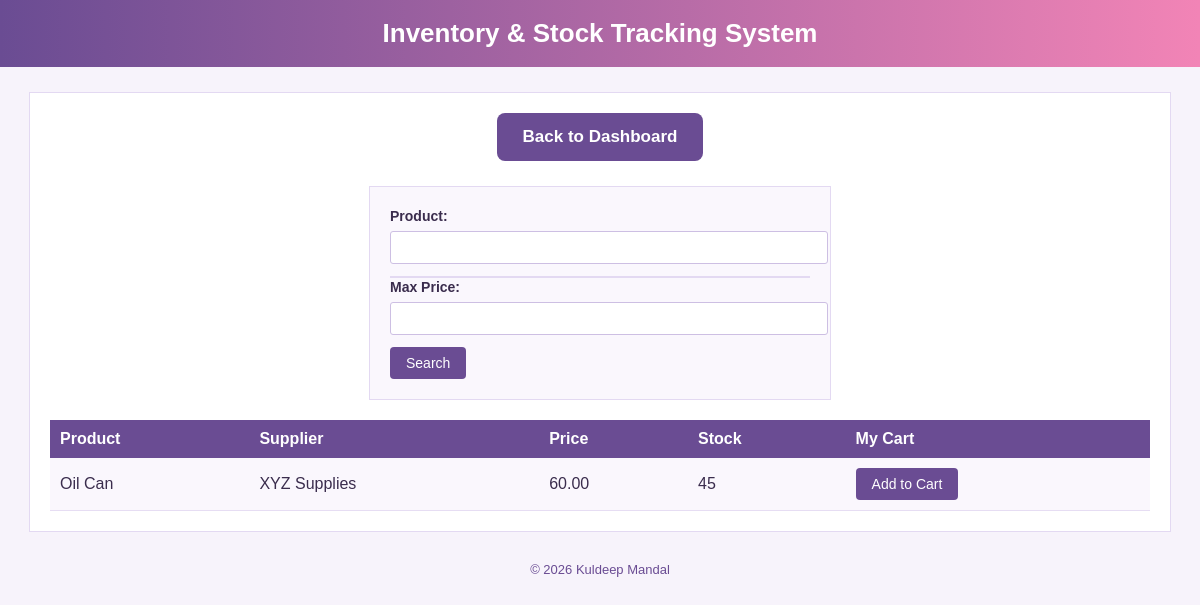
The app's page /search.php?product=Oil Can with its own data.
### tables this page shows
CREATE TABLE `products` (
  `id` int(11) NOT NULL,
  `product_name` varchar(100) NOT NULL,
  `supplier` varchar(100) NOT NULL,
  `price` decimal(10,2) NOT NULL,
  `stock` int(11) NOT NULL,
  `created_at` timestamp NOT NULL DEFAULT current_timestamp()
);

### public/search.php (the view, shortened to what this page needs)
<?php
require '../config/db.php';
include '../includes/header.php';
$results = [];
$query = "SELECT * FROM products WHERE 1";
$params = [];
if (!empty($_GET['product'])) {
    $query .= " AND product_name LIKE ?";
    $params[] = "%" . $_GET['product'] . "%";
}
if (!empty($_GET['product']) || !empty($_GET['max_price'])) {
    $stmt = $pdo->prepare($query);
    $stmt->execute($params);
    $results = $stmt->fetchAll();
}
?>
<div class="top-nav">
    <button onclick="window.location.href='index.php'">Back to Dashboard</button>
</div>
<div class="form-box">
<form method="get">
    <label for="productInput">Product:</label>
    <input type="text" name="product" id="productInput" autocomplete="off">
    <div id="suggestions"></div>
    <label for="max_price">Max Price:</label>
    <input type="number" step="1" name="max_price" id="max_price">
    <button type="submit">Search</button>
</form>
</div>
<?php if (!empty($results)): ?>
<table>
<tr>
    <th>Product</th>
    <th>Supplier</th>
    <th>Price</th>
    <th>Stock</th>
    <th>My Cart</th>
</tr>
<?php foreach ($results as $r): ?>
<tr>
    <td><?= htmlspecialchars($r['product_name']) ?></td>
    <td><?= htmlspecialchars($r['supplier']) ?></td>
    <td><?= $r['price'] ?></td>
    <td>
        <?= $r['stock'] ?>
    </td>
    <td>
        <?php if ($r['stock'] > 0): ?>
            <a href="cart.php?id=<?= $r['id'] ?>">
                <button>Add to Cart</button>
            </a>
        <?php else: ?>
            Out of stock
        <?php endif; ?>
    </td>
</tr>
<?php endforeach; ?>
</table>
<?php endif; ?>
<?php include '../includes/footer.php'; ?>

### assets/css/style.css (style rules this page uses)
body { font-family: Arial, Helvetica, sans-serif; background-color: #f7f3fb; margin: 0; padding: 0; color: #3a2c4d; }
.top-nav { margin-bottom: 15px; }
.top-nav button { font-size: 17px; padding: 14px 26px; border-radius: 8px; font-weight: bold; }
button { background-color: #6a4c93; color: white; border: none; padding: 8px 16px; cursor: pointer; font-size: 14px; border-radius: 4px; }
table { width: 100%; border-collapse: collapse; margin-top: 15px; }
th { background-color: #6a4c93; color: white; padding: 10px; text-align: left; }
td { padding: 10px; border-bottom: 1px solid #e6ddf3; }
tr:nth-child(even) { background-color: #faf7fd; }
.form-box { max-width: 420px; margin: 20px auto; padding: 20px; border: 1px solid #e3d9f2; background-color: #faf7fd; }
label { font-weight: bold; font-size: 14px; }
input { width: 100%; padding: 8px; margin-top: 6px; margin-bottom: 12px; border: 1px solid #cdbfe3; border-radius: 3px; }
.top-nav { text-align: center; margin-bottom: 25px; }
#suggestions { border: 1px solid #e3d9f2; max-width: 420px; background-color: #ffffff; }

### records on screen
products: product_name "Oil Can", supplier "XYZ Supplies", price "60.00", stock "45"
